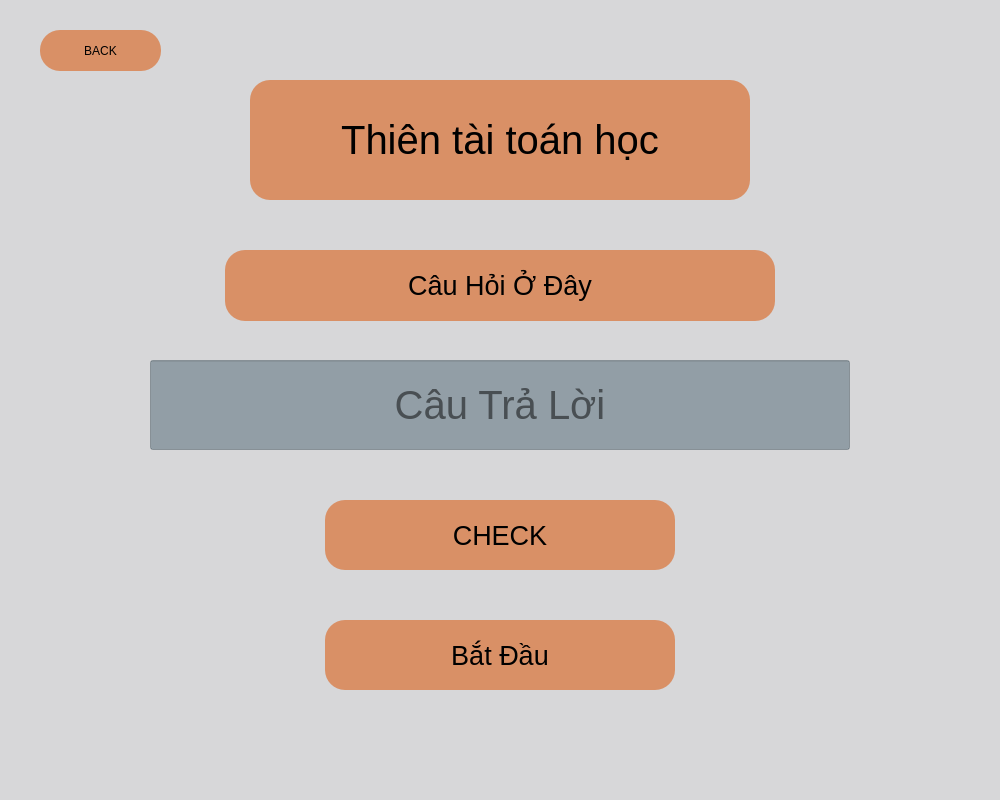
<?xml version="1.0" encoding="UTF-8"?>
<ui version="4.0">
 <class>MainWindow</class>
 <widget class="QMainWindow" name="MainWindow">
  <property name="geometry">
   <rect>
    <x>0</x>
    <y>0</y>
    <width>1000</width>
    <height>800</height>
   </rect>
  </property>
  <property name="windowTitle">
   <string>MainWindow</string>
  </property>
  <property name="styleSheet">
   <string notr="true">background-color: rgba(215, 215, 217, 1);</string>
  </property>
  <widget class="QWidget" name="centralwidget">
   <widget class="QPushButton" name="back_toan">
    <property name="geometry">
     <rect>
      <x>40</x>
      <y>30</y>
      <width>121</width>
      <height>41</height>
     </rect>
    </property>
    <property name="styleSheet">
     <string notr="true">background-color: rgba(217, 144, 102, 1);
border-radius: 20px;</string>
    </property>
    <property name="text">
     <string>BACK</string>
    </property>
   </widget>
   <widget class="QLabel" name="label">
    <property name="geometry">
     <rect>
      <x>250</x>
      <y>80</y>
      <width>500</width>
      <height>120</height>
     </rect>
    </property>
    <property name="font">
     <font>
      <pointsize>30</pointsize>
     </font>
    </property>
    <property name="styleSheet">
     <string notr="true">background-color: rgba(217, 144, 102, 1);
border-radius: 20px;</string>
    </property>
    <property name="text">
     <string>Thiên tài toán học</string>
    </property>
    <property name="alignment">
     <set>Qt::AlignCenter</set>
    </property>
   </widget>
   <widget class="QLabel" name="cauhoi">
    <property name="geometry">
     <rect>
      <x>225</x>
      <y>250</y>
      <width>550</width>
      <height>71</height>
     </rect>
    </property>
    <property name="font">
     <font>
      <pointsize>20</pointsize>
     </font>
    </property>
    <property name="styleSheet">
     <string notr="true">background-color: rgba(217, 144, 102, 1);
border-radius: 20px;</string>
    </property>
    <property name="text">
     <string>Câu Hỏi Ở Đây</string>
    </property>
    <property name="alignment">
     <set>Qt::AlignCenter</set>
    </property>
   </widget>
   <widget class="QLineEdit" name="play_toan">
    <property name="geometry">
     <rect>
      <x>150</x>
      <y>360</y>
      <width>700</width>
      <height>90</height>
     </rect>
    </property>
    <property name="font">
     <font>
      <pointsize>30</pointsize>
     </font>
    </property>
    <property name="styleSheet">
     <string notr="true">background-color: rgba(76, 100, 115, 0.5);</string>
    </property>
    <property name="inputMask">
     <string/>
    </property>
    <property name="text">
     <string/>
    </property>
    <property name="alignment">
     <set>Qt::AlignCenter</set>
    </property>
    <property name="placeholderText">
     <string>Câu Trả Lời</string>
    </property>
   </widget>
   <widget class="QPushButton" name="check_toan">
    <property name="geometry">
     <rect>
      <x>325</x>
      <y>500</y>
      <width>350</width>
      <height>70</height>
     </rect>
    </property>
    <property name="font">
     <font>
      <pointsize>20</pointsize>
     </font>
    </property>
    <property name="styleSheet">
     <string notr="true">background-color: rgba(217, 144, 102, 1);
border-radius: 20px;</string>
    </property>
    <property name="text">
     <string>CHECK</string>
    </property>
   </widget>
   <widget class="QPushButton" name="start">
    <property name="geometry">
     <rect>
      <x>325</x>
      <y>620</y>
      <width>350</width>
      <height>70</height>
     </rect>
    </property>
    <property name="font">
     <font>
      <pointsize>20</pointsize>
     </font>
    </property>
    <property name="styleSheet">
     <string notr="true">background-color: rgba(217, 144, 102, 1);
border-radius: 20px;</string>
    </property>
    <property name="text">
     <string>Bắt Đầu</string>
    </property>
   </widget>
  </widget>
  <widget class="QMenuBar" name="menubar">
   <property name="geometry">
    <rect>
     <x>0</x>
     <y>0</y>
     <width>1000</width>
     <height>26</height>
    </rect>
   </property>
  </widget>
  <widget class="QStatusBar" name="statusbar"/>
 </widget>
 <resources/>
 <connections/>
</ui>
